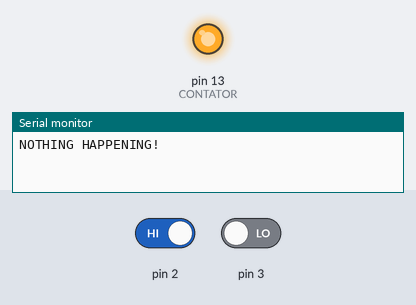
Recording of a sketch running on a simulated Arduino Uno, built with avr-gcc and run on an emulated ATmega328P. Parts: output pins drawn as LEDs (lit = HIGH), the last lines printed to the serial monitor. The inputs (shaded band) are chosen by the test bench; at power-on: pin 2 HIGH, pin 3 LOW.

Above: at 1.2 s.
1.3 s: pin 2 driven LOW
At 2.3 s:
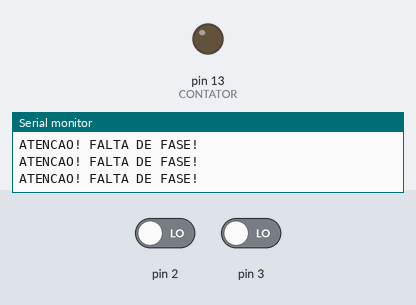
Timing chart, 0 to 4.3 s (numbered marks = the images above; inputs shaded):
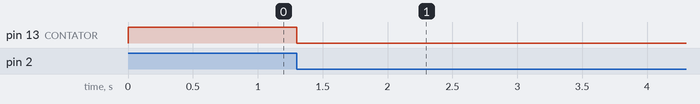

Measured:
- after the input at 1.3 s, pin 13 (CONTATOR): HIGH → LOW at once

The sketch:

Experimenta__o.ino
```cpp
#define SOBRE (1 << 5)//PINO 5
#define SUB (1 << 4)//PINO 4
#define CONTATOR (1 << 5)//PINO 13
#define CORRENTE (1 << 0)//PINO A0
#define StandardTime 1000

volatile int state = 0;
bool status = false;
unsigned long time1, time2;

void setup()
{
  DDRB |= CONTATOR;
  DDRD &= ~SOBRE;
  DDRD &= ~SUB;
  DDRC &= ~CORRENTE;
  attachInterrupt(1, SOB_SUB_TENSAO, RISING);//PINO 3
  attachInterrupt(0, FALTADEFASE, FALLING);//PINO 2
  Serial.begin(9600);
  time1 = millis();
}

void loop()
{
  if(!state)//HABILITAR TUDO NA PRIMEIRA PASSAGEM
  {
    if(!status)
    {
      noInterrupts();
      PORTB |= CONTATOR;
      delay(100);
      interrupts();
      status = true;
    }
    else
    {
      time2 = millis();
      if(time2 - time1 >= StandardTime)
      {
        time1 = millis();
        Serial.println("NOTHING HAPPENING!");
      }
    }
  }
  else if(state==1)
    Serial.println("ATENCAO! SOBRETENSAO!");
  else if(state==2)
    Serial.println("ATENCAO! SUBTENSAO!");
  else if(state==3)
      Serial.println("ATENCAO! FALTA DE FASE!");
}

void SOB_SUB_TENSAO()  //DESLIGA TUDO
{
  if(PIND & SOBRE)
    state = 1;
  else if(PIND & SUB)
    state = 2;
  PORTB &= ~CONTATOR;
}

void FALTADEFASE()  //DESLIGA TUDO
{
  state = 3;
  PORTB &= ~CONTATOR;
}
```
